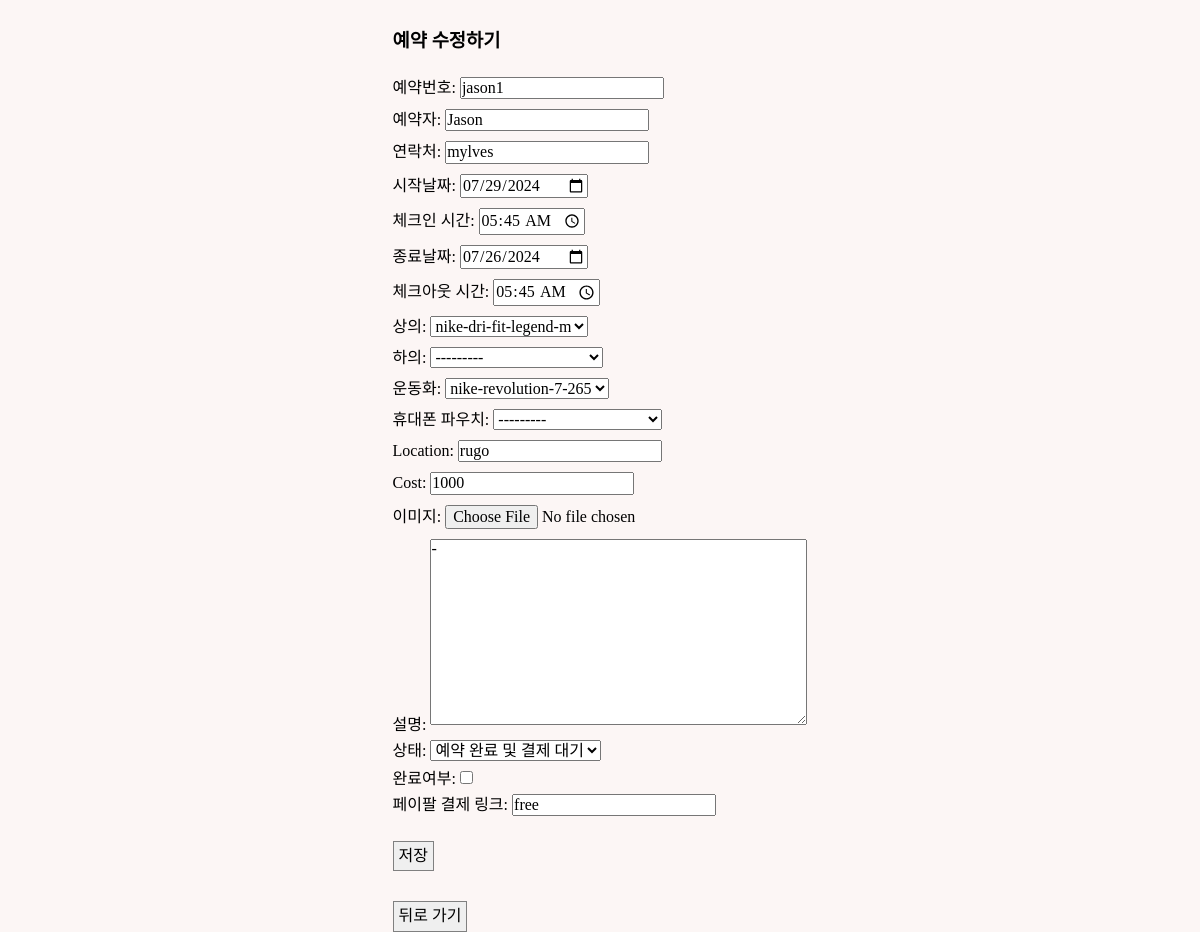
The app's page /sterna/update/jason1 (signed in) with its own data.
### reservation/models.py (models this page shows, shortened)
class Reservation(models.Model):
    STATUS_CHOICE = [
        ("ST1", "예약 양식 제출 완료"),
        ("ST2", "예약 완료 및 결제 대기"),
        ("ST3", "결제 완료"),
        ("ST4", "배송 중"),
        ("ST5", "배송 완료"),
        ("ST6", "반납 완료"),
        ("ST7", "입고 완료"),
    ]
    reserv_id = models.CharField(
        max_length=20,
        primary_key=True,
        default="ste-" + datetime.now().strftime("%Y%m%dT%H%M%S"),
    )
    client = models.CharField(max_length=20)
    contact = models.CharField(max_length=50, blank=False)
    start_date = models.DateField()
    start_time = models.TimeField(blank=True, default=timezone.now)
    end_date = models.DateField()
    end_time = models.TimeField(blank=True, default=timezone.now)
    top = models.ForeignKey(
        Item,
        on_delete=models.CASCADE,
        limit_choices_to={"category": "top"},
        related_name="topName",
        blank=True,
        null=True,
    )
    bottom = models.ForeignKey(
        Item,
        on_delete=models.CASCADE,
        limit_choices_to={"category": "bottom"},
        related_name="bottomName",
        blank=True,
        null=True,
    )
    shoes = models.ForeignKey(
        Item,
        on_delete=models.CASCADE,
        limit_choices_to={"category": "shoes"},
        related_name="shoesName",
        blank=True,
        null=True,
    )
    bag = models.ForeignKey(
        Item,
        on_delete=models.CASCADE,
        limit_choices_to={"category": "bag"},
        related_name="bagName",
        blank=True,
        null=True,
    )
    image = models.ImageField(upload_to="", blank=True)
    desc = models.TextField(blank=True, default="-")
    status = models.CharField(
        max_length=3,
        choices=STATUS_CHOICE,
        default="ST1",
    )
    completed = models.BooleanField(default=False)
    cost = models.IntegerField(default=0)
    location = models.CharField(max_length=50, blank=False)
    paypal_link = models.CharField(max_length=50, blank=False, default="free")

### reservation/views.py (the view)
# urls.py: path("sterna/update/<str:pk>", views.update, name="update"),
@login_required(login_url="users:login")
def update(request, pk):
    reservation = get_object_or_404(Reservation, pk=pk)
    form = ReservationForm(request.POST, request.FILES, instance=reservation)
    if request.method == "POST":
        if form.is_valid():
            reservation = form.save(commit=False)
            reservation.save()
            return redirect("reservation:data")
        else:
            return redirect("reservation:data")
    else:
        form = ReservationForm(instance=reservation)
        return render(request, "admin/edit.html", {"form": form})

### reservation/models.py (called while the page is built)
    def __str__(self):
        return self.model_num

### templates/admin/edit.html (shortened to what this page needs)
{% load static %}
<!DOCTYPE html>
<html lang="en">
  <head>
    <link rel="stylesheet" type="text/css" href="{% static 'css/sterna.css' %}"/>
    <link rel="stylesheet" type="text/css" href="{% static 'css/normalize.css' %}"/>
    <link href="https://cdnjs.cloudflare.com/ajax/libs/bootstrap-datetimepicker/3.0.0/css/bootstrap-datetimepicker.min.css" rel="stylesheet"/>
  </head>
  <body>
    <div class="tocenter" style="margin:30px 0 0 0">
      <div style="max-width:100%;">
        <h3 style="margin:0 0 20px 0;">예약 수정하기</h3>
        <form method="POST" enctype="multipart/form-data">
          {{ form.as_p }}
          <button style="margin-top:20px; padding: 5px;" type="submit">
            저장
          </button>
        </form>
        <div style="height:30px;"></div>
        <div>
          <a href="{% url "reservation:data" %}">
            <button style="padding: 5px;">뒤로 가기</button>
          </a>
        </div>
      </div>
    </div>
  </body>
</html>

### static/css/sterna.css (style rules this page uses)
:root { --sterun-primary-color: #fbff00; --sterun-secondary-color: #3A3A3A; --sterun-thirdary-color: #4467AF; --sterun-white-color: #FCF6F5; --sterun-black-color: #1d1d1d; --sterun-grey-color: #E8E8E8; }
* { margin: 0; padding: 0; font-family: "SCDream"; z-index:100; }
html, body { background-color: var(--sterun-white-color); margin-top: 100px; min-height: 100%; margin: 0; }
a { color: var(--sterun-black-color); text-decoration: none; }
button { border: 1px solid grey; }
.tocenter { display: flex; flex-direction: column; align-items: center; width:100%; }
.form-control { margin:5px 0 5px 0; }

### records on screen
Reservation: reserv_id "jason1", client "Jason", contact "mylves", start_date "07/29/2024", start_time "05:45", end_date "07/26/2024", end_time "05:45", top "nike-dri-fit-legend-m", bottom "---------", shoes "nike-revolution-7-265", bag "---------", location "rugo", cost "1000", desc "-", status "예약 완료 및 결제 대기", paypal_link "free"
